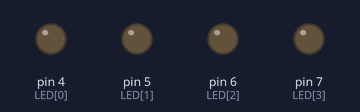
Bench run of a sketch on a simulated Arduino Uno, built with avr-gcc and run on an emulated ATmega328P. Shown: output pins drawn as LEDs (lit = HIGH).

Above: at 0.2 s.
At 1.2 s:
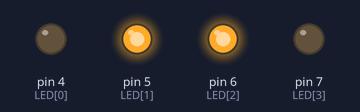
At 1.7 s:
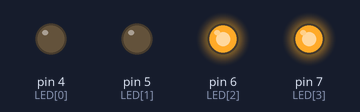
At 3.2 s:
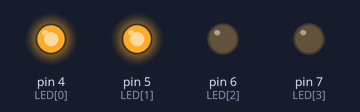
At 4.7 s:
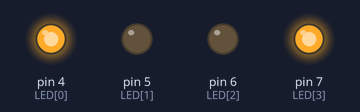
Timing chart, 0 to 5.8 s (numbered marks = the images above):
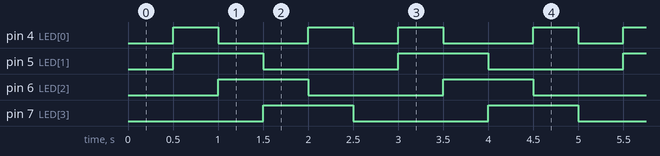

Measured:
- by itself, pin 4 (LED[0]): repeats every 2.5 s: LOW 1.0 s, HIGH 0.50 s, LOW 0.50 s, HIGH 0.50 s
- by itself, pin 5 (LED[1]), pin 6 (LED[2]), pin 7 (LED[3]): alternates HIGH for 1.0 s and LOW for 1.5 s
- by itself, everything shown: repeats every 2.5 s, in 5 steps

The sketch:

1p3.ino
```cpp
int LED[] = { 4, 5, 6, 7 };
int len = sizeof(LED) / sizeof(LED[0]);

void setup() {
  // put your setup code here, to run once:
  for (int i = 0; i < len; i++) {
    pinMode(LED[i], OUTPUT);
  }
}

void loop() {
  // put your main code here, to run repeatedly:
  delay(500);
  for (int i = 0; i < len; i++) {
    int now = LED[i], next = LED[(i + 1) % len];
    digitalWrite(now, HIGH);
    digitalWrite(next, HIGH);
    delay(500);
    digitalWrite(now, LOW);
    digitalWrite(next, LOW);
  }
}
```
